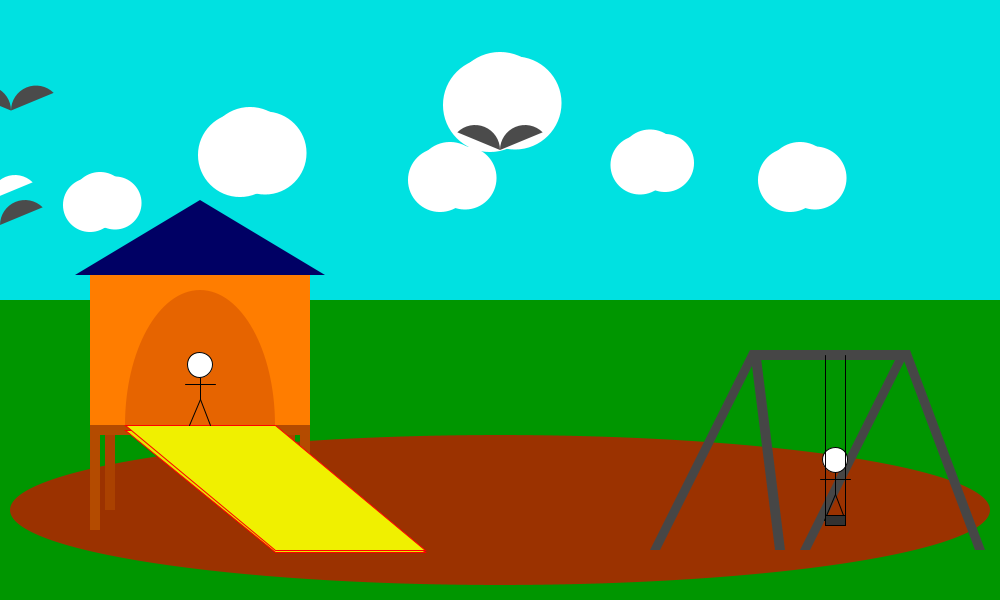
Frame 1 (no input)
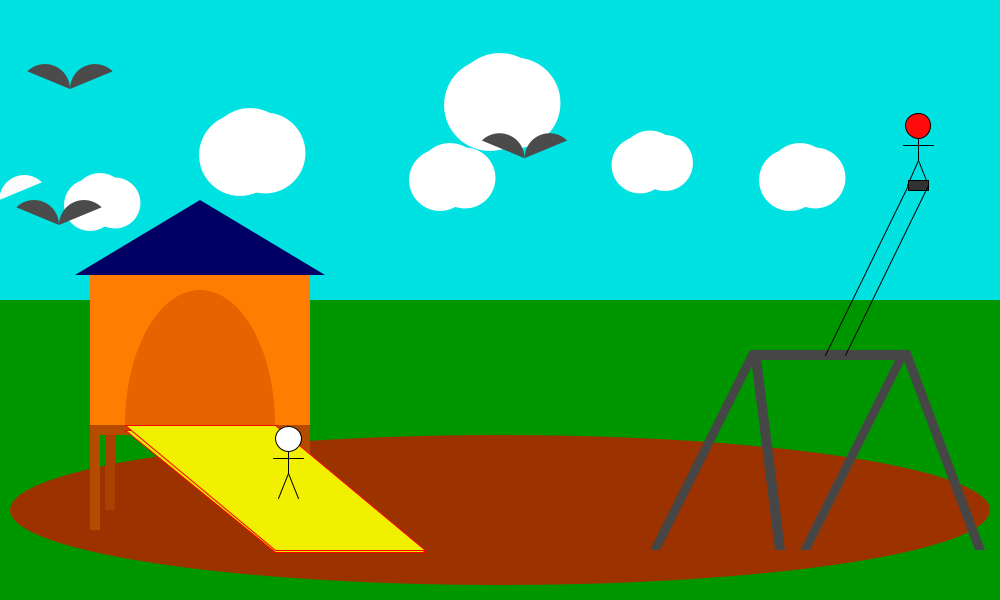
Frame 60 (the mouse pressed at the canvas centre just before this capture)
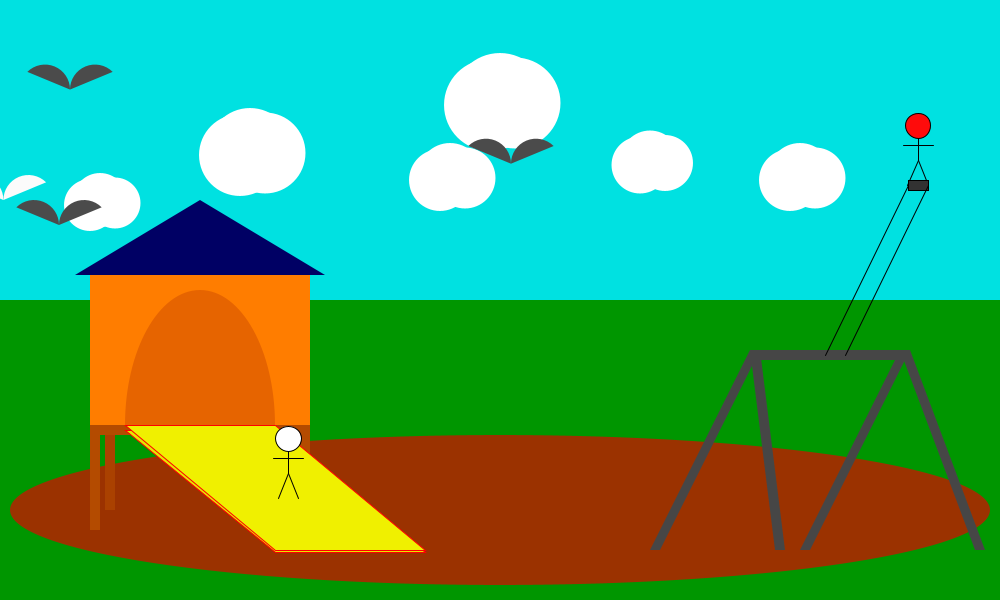
Frame 120 (the mouse held since frame 60 and released just before this capture)

The Processing sketch that drew these frames (run headless with seeded random() and noise(); from frame 60 on, the mouse is pressed at the canvas centre):

// Processing sketch: lab4d_resub
// ── lab4d_resub.pde
//Henry Wrede Black

/*
 Playground sketch
 pressing mouse button will reset animations
 */

// extra credit: I added motion along a general position ellipse

float t1; //time 1, for slide animation
float t2; //time 2, for swingset animation
float t3; //time 3, for spiraling bird
float t4; //time 4, for perlin noise

float r; //radius for spiraling bird
float x; //starting x of 0 - using for birds
float slowX; //starting x value or slower bird
float c_bird; // starting color of bird moving across screen

float s; //speed of bird
float a; //accelleration of bird


void setup() {
  size(1000, 600);

  t1 = 0;
  t2 = HALF_PI; //starts the stick figure at the bottom of the swingset
  t3 = 0;
  t4 = 0.01;
  r = 0;
  x = 0;
  slowX = -10;
  c_bird = 255;

  s = 0.1;
  a = 0.001;
}

void draw() {
  ellipseMode(CENTER);
  rectMode(CENTER);

  background(0, 225, 225); //sky blue

  //using drawing variables to set up background
  park();
  slideBuilding();
  swingset();

  {
    float sizeC = map(noise(t4), 0, 1, 0, 10);
    cloud(100, 200, 50+sizeC);
    cloud(250, 150, 80+sizeC);
    cloud(450, 175, 60+sizeC);
    cloud(500, 100, 90+sizeC);
    cloud(650, 160, 55+sizeC);
    cloud(800, 175, 60+sizeC);
  }

  {
    //kiddo using slide, moves from top to bottom at a constant speed, stops at bottom
    float x0 = 200; //starting x
    float y0 = 425; //starting y

    float w = 150; //width of path of descent
    float h = 125; //height of path of descent

    float x = x0 + t1*w; //calculates the x position
    float y = y0 + t1*h;

    x = min(350, x);
    y = min(550, y);

    stickFig(x, y, 60, 255, 255, 255);

    t1 += 0.01;
  }

  {
    //kiddo using the swingset
    rectMode(CENTER);
    float s = 0.05;
    float a = 0.02;

    float x = 835 + 200*cos(t2); //calculates position on elliptical path
    float y = 345 + 175*sin(t2);

    float c = map(y, 170, 520, 0, 255); //makes stick figures face red when higher up

    stickFig(x, y, 60, 255, c, c);
    fill(50); //gray
    rect(x, y, 20, 10);
    fill(0); //black
    line(825, 355, x-10, y); //swing lines
    line(845, 355, x+10, y);

    /*Below is a quick fix for something I couldn't quite figure out.
     I initially wanted the swing to move back and forth like a pendulum
     but I couldn't quite figure out how to outline the parameters. So
     instead the swing slows down when x is greater than 834, and speeds up
     when x is less than 835.
     */
    if ( x > 834) {
      t2 += s + -a;
    } else  if ( x < 835) {
      t2 += s + a;
    }
  }

  {
    // bird moving in a growing spiral
    float x = width/2 + r*cos(t3);
    float y = 150 + r*(0.5)*sin(t3);
    fill(75); //gray
    bird(x, y);

    t3 += 0.01;
    r += 0.5;
  }

  {
    //bird moving straight across screen
    bird(x, 225);
    x += 1; //increments bird over by 1
  }

  {
    //bird moving across screen according to perlin noise
    float birdY = map(noise(t4), 0, 1, 50, 150); //pseudo-randomly varies the y position between 50 and 150
    fill(75); //gray
    bird(x+10, birdY);

    t4 += 0.01;
  }

  {
    //slower bird that speeds up to catch up to the others, then slows down
    fill(c_bird);
    bird(slowX, 200);
    slowX += s;
    s += a;
    s = min(1.5, s+a);

    c_bird += -s/4; // non-steady update of color
    c_bird = max(c_bird, 75);
  }
}

//INTERACTION

void mousePressed() { //resets positions when then mouse is clicked
  t1 = 0; //resets position of slide stick figure
  t2 = HALF_PI; //resets position of stick figure on swingset
  r = 0; //resets position of spiraling bird
  x = 0; //resets x position of birds
  slowX = 0; //resets x pos of the slower bird
  s = 0; //resets speed of the slower bird
}

//DRAWING VARIABLES

void park() {
  noStroke();
  fill(0, 150, 0); //green
  rect(width/2, 450, width, 300);
  //dirt playgroundplatform
  fill(155, 50, 0); //orange-brown
  ellipse(width/2, 510, width-20, 150);
}

//draw stick figure
//"x" - x position, "y" - y position
//"size" - relative size
//"r", "g", "b" - color values for head

void stickFig(float x, float y, float size, float r, float g, float b) { //drawing variable for stick figures
  stroke(0); //black
  fill(r, g, b);
  line(x-size*0.17, y, x, y-size*0.42); //left leg
  line(x+size*0.17, y, x, y-size*0.42); //right leg
  line(x, y-size*0.42, x, y-size*0.92); //"body"
  line(x-size*0.25, y-size*0.67, x+size*0.25, y-size*0.67); //arms
  ellipse(x, y-size, size*0.42, size*0.42); //head
}

//draws a building with a slide at a set position
void slideBuilding() {
  //slide hut
  noStroke();
  //back hut supports
  fill(170, 65, 0); //darker brown
  rect(110, 470, 10, 80);
  rect(290, 470, 10, 80);

  //structure
  fill(255, 125, 0); //orange
  rect(200, 350, 220, 150); //building
  fill(0, 0, 100); //dark blue
  triangle(75, 275, 325, 275, 200, 200); //roog
  fill(230, 100, 0); //darker orange
  arc(200, 425, 150, 270, PI, TWO_PI, CHORD); //doorway

  //base and front supports
  fill(180, 75, 0); //brown
  rect(200, 430, 220, 10);
  rect(95, 480, 10, 100); //left front leg
  rect(305, 480, 10, 100); //right front leg

  //slide
  stroke(255, 0, 0); //red
  fill(230, 230, 0); //slightly darker yellow
  quad(125, 430, 275, 430, 425, 552, 275, 552); //quad underneath the slide to give it some depth
  fill(240, 240, 0); //yellow
  quad(125, 425, 275, 425, 425, 550, 275, 550); //slide itself
}

//draws a swingset at a set postion
void swingset() {
  noStroke();
  fill(70); //gray
  quad(650, 550, 660, 550, 760, 350, 750, 350); //left left leg
  quad(775, 550, 785, 550, 760, 350, 750, 350); //right left leg
  quad(800, 550, 810, 550, 910, 350, 900, 350); //left right leg
  quad(975, 550, 985, 550, 910, 350, 900, 350); //right right leg
  rectMode(CORNER);
  rect(760, 350, 150, 10); //top bar
}

void cloud(float x, float y, float size) {
  noStroke();
  fill(255);
  ellipse(x, y, size, size);
  ellipse(x-10, y+5, size-2, size-2);
  ellipse(x+15, y+3, size-3, size-3);
}

void bird(float x, float y) {
  noStroke();
  arc(x-25, y, 50, 50, radians(225), radians(360), CHORD);
  arc(x+25, y, 50, 50, radians(180), radians(315), CHORD);
}
